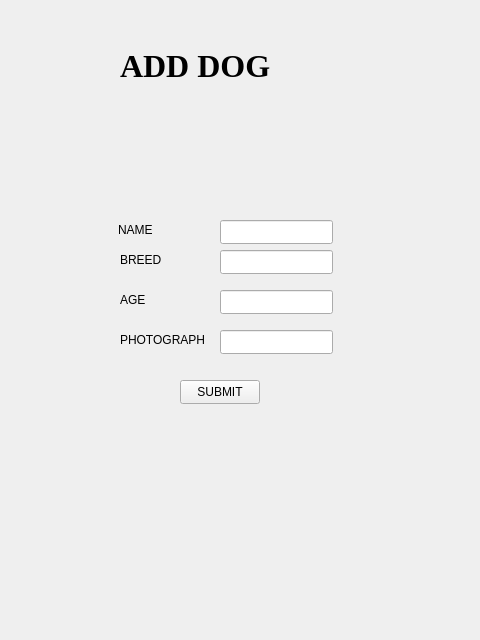
<?xml version="1.0" encoding="UTF-8"?>
<ui version="4.0">
 <class>addDog</class>
 <widget class="QWidget" name="addDog">
  <property name="geometry">
   <rect>
    <x>0</x>
    <y>0</y>
    <width>480</width>
    <height>640</height>
   </rect>
  </property>
  <property name="windowTitle">
   <string>Form</string>
  </property>
  <widget class="QPushButton" name="subbButon">
   <property name="geometry">
    <rect>
     <x>180</x>
     <y>380</y>
     <width>80</width>
     <height>24</height>
    </rect>
   </property>
   <property name="text">
    <string>SUBMIT</string>
   </property>
  </widget>
  <widget class="QLabel" name="label">
   <property name="geometry">
    <rect>
     <x>118</x>
     <y>220</y>
     <width>91</width>
     <height>20</height>
    </rect>
   </property>
   <property name="text">
    <string>NAME</string>
   </property>
  </widget>
  <widget class="QLabel" name="label_2">
   <property name="geometry">
    <rect>
     <x>120</x>
     <y>250</y>
     <width>91</width>
     <height>20</height>
    </rect>
   </property>
   <property name="text">
    <string>BREED</string>
   </property>
  </widget>
  <widget class="QLabel" name="label_3">
   <property name="geometry">
    <rect>
     <x>120</x>
     <y>290</y>
     <width>91</width>
     <height>20</height>
    </rect>
   </property>
   <property name="text">
    <string>AGE</string>
   </property>
  </widget>
  <widget class="QLabel" name="label_4">
   <property name="geometry">
    <rect>
     <x>120</x>
     <y>330</y>
     <width>91</width>
     <height>20</height>
    </rect>
   </property>
   <property name="text">
    <string>PHOTOGRAPH</string>
   </property>
  </widget>
  <widget class="QLineEdit" name="name">
   <property name="geometry">
    <rect>
     <x>220</x>
     <y>220</y>
     <width>113</width>
     <height>24</height>
    </rect>
   </property>
  </widget>
  <widget class="QLineEdit" name="breed">
   <property name="geometry">
    <rect>
     <x>220</x>
     <y>250</y>
     <width>113</width>
     <height>24</height>
    </rect>
   </property>
  </widget>
  <widget class="QLineEdit" name="age">
   <property name="geometry">
    <rect>
     <x>220</x>
     <y>290</y>
     <width>113</width>
     <height>24</height>
    </rect>
   </property>
  </widget>
  <widget class="QLineEdit" name="photograph">
   <property name="geometry">
    <rect>
     <x>220</x>
     <y>330</y>
     <width>113</width>
     <height>24</height>
    </rect>
   </property>
  </widget>
  <widget class="QLabel" name="label_5">
   <property name="geometry">
    <rect>
     <x>120</x>
     <y>0</y>
     <width>391</width>
     <height>131</height>
    </rect>
   </property>
   <property name="font">
    <font>
     <family>Times New Roman</family>
     <pointsize>24</pointsize>
     <bold>true</bold>
    </font>
   </property>
   <property name="text">
    <string>ADD DOG</string>
   </property>
  </widget>
 </widget>
 <resources/>
 <connections/>
</ui>
